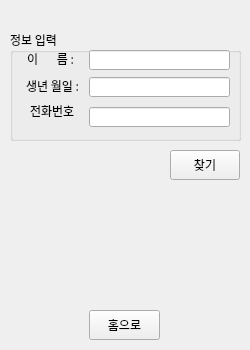
<?xml version="1.0" encoding="UTF-8"?>
<ui version="4.0">
 <class>Form</class>
 <widget class="QWidget" name="Form">
  <property name="geometry">
   <rect>
    <x>0</x>
    <y>0</y>
    <width>250</width>
    <height>350</height>
   </rect>
  </property>
  <property name="minimumSize">
   <size>
    <width>250</width>
    <height>350</height>
   </size>
  </property>
  <property name="maximumSize">
   <size>
    <width>250</width>
    <height>350</height>
   </size>
  </property>
  <property name="font">
   <font>
    <family>나눔고딕</family>
   </font>
  </property>
  <property name="windowTitle">
   <string>아이디 찾기</string>
  </property>
  <widget class="QGroupBox" name="groupBox">
   <property name="geometry">
    <rect>
     <x>10</x>
     <y>30</y>
     <width>231</width>
     <height>111</height>
    </rect>
   </property>
   <property name="title">
    <string>정보 입력</string>
   </property>
   <widget class="QLabel" name="label">
    <property name="geometry">
     <rect>
      <x>17</x>
      <y>23</y>
      <width>60</width>
      <height>12</height>
     </rect>
    </property>
    <property name="text">
     <string>이       름 : </string>
    </property>
   </widget>
   <widget class="QLineEdit" name="txtName">
    <property name="geometry">
     <rect>
      <x>79</x>
      <y>20</y>
      <width>141</width>
      <height>20</height>
     </rect>
    </property>
    <property name="inputMethodHints">
     <set>Qt::ImhDigitsOnly|Qt::ImhLatinOnly</set>
    </property>
    <property name="placeholderText">
     <string/>
    </property>
   </widget>
   <widget class="QLabel" name="label_2">
    <property name="geometry">
     <rect>
      <x>16</x>
      <y>50</y>
      <width>60</width>
      <height>12</height>
     </rect>
    </property>
    <property name="text">
     <string>생년 월일 :</string>
    </property>
   </widget>
   <widget class="QLineEdit" name="txtBirthYear">
    <property name="geometry">
     <rect>
      <x>79</x>
      <y>47</y>
      <width>141</width>
      <height>20</height>
     </rect>
    </property>
    <property name="inputMethodHints">
     <set>Qt::ImhFormattedNumbersOnly</set>
    </property>
   </widget>
   <widget class="QLineEdit" name="txtPhone">
    <property name="geometry">
     <rect>
      <x>79</x>
      <y>77</y>
      <width>141</width>
      <height>20</height>
     </rect>
    </property>
   </widget>
   <widget class="QLabel" name="label_3">
    <property name="geometry">
     <rect>
      <x>20</x>
      <y>70</y>
      <width>51</width>
      <height>21</height>
     </rect>
    </property>
    <property name="text">
     <string>전화번호</string>
    </property>
   </widget>
  </widget>
  <widget class="QPushButton" name="btnFind">
   <property name="geometry">
    <rect>
     <x>170</x>
     <y>150</y>
     <width>70</width>
     <height>30</height>
    </rect>
   </property>
   <property name="text">
    <string>찾기</string>
   </property>
  </widget>
  <widget class="QPushButton" name="btnHome">
   <property name="geometry">
    <rect>
     <x>89</x>
     <y>310</y>
     <width>71</width>
     <height>30</height>
    </rect>
   </property>
   <property name="text">
    <string>홈으로</string>
   </property>
  </widget>
  <widget class="QLabel" name="lblName">
   <property name="geometry">
    <rect>
     <x>20</x>
     <y>190</y>
     <width>191</width>
     <height>21</height>
    </rect>
   </property>
   <property name="text">
    <string/>
   </property>
  </widget>
  <widget class="QLabel" name="lblfindID">
   <property name="geometry">
    <rect>
     <x>70</x>
     <y>220</y>
     <width>71</width>
     <height>21</height>
    </rect>
   </property>
   <property name="styleSheet">
    <string notr="true">color: rgb(0, 0, 255)</string>
   </property>
   <property name="text">
    <string/>
   </property>
  </widget>
  <widget class="QLabel" name="label_6">
   <property name="geometry">
    <rect>
     <x>160</x>
     <y>220</y>
     <width>51</width>
     <height>21</height>
    </rect>
   </property>
   <property name="text">
    <string/>
   </property>
  </widget>
 </widget>
 <resources/>
 <connections/>
</ui>
